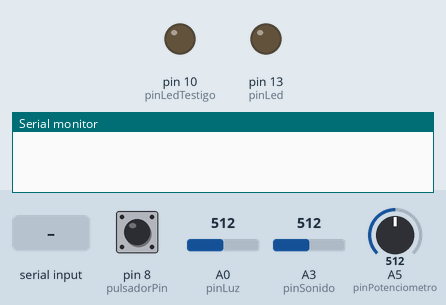
Bench run of a sketch on a simulated Arduino Mega 2560, built with avr-gcc and run on an emulated ATmega2560. Parts: output pins drawn as LEDs (lit = HIGH), the last lines printed to the serial monitor. Inputs (shaded band) come from the test bench; at power-on: pin 8 (pulsadorPin) LOW, A5 (pinPotenciometro) = 512, A0 (pinLuz) = 512, A3 (pinSonido) = 512.

Above: at 1.2 s.
1.3 s: pin 8 (pulsadorPin) pulled HIGH for 0.15 s
2.9 s: A5 (pinPotenciometro) set to 716
At 4.1 s:
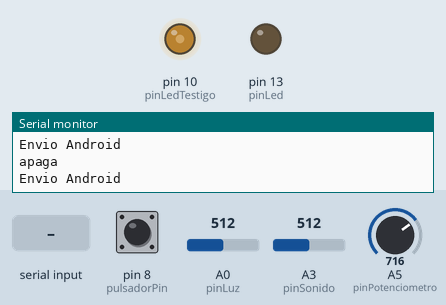
4.4 s: "B" received over the second serial link
5.9 s: A5 (pinPotenciometro) set to 900
At 6.4 s:
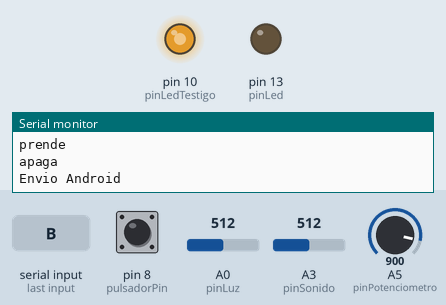
7.4 s: pin 8 (pulsadorPin) pulled HIGH for 1 s
9.9 s: A5 (pinPotenciometro) set to 306
At 10.6 s:
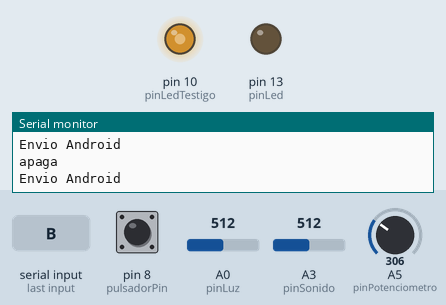
Timing chart, 0 to 12.4 s (numbered marks = the images above; inputs shaded):
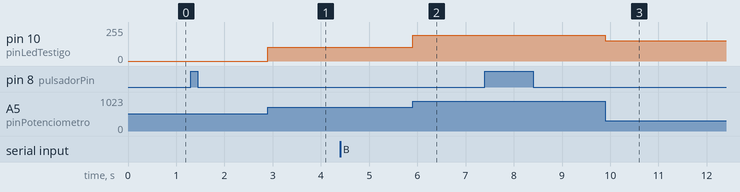

Measured:
- after the input at 2.9 s, pin 10 (pinLedTestigo): 0/255 → 102/255 at once
- after the input at 5.9 s, pin 10 (pinLedTestigo): 102/255 → 194/255 at once
- after the input at 9.9 s, pin 10 (pinLedTestigo): 194/255 → 153/255 at once

The sketch:

LamparaInteligente.ino
```cpp
//--------------------------------------------------------------------------
//------------------  Declaro variables globales ---------------------------
//--------------------------------------------------------------------------

const int diferenciaSonido = 100; // Esto es la diferenciaSonido de sonido que tiene que haber entre el promedio y el valor actual, para que sea considerado aplauso
const int duracionPalmada = 200; // Esto es la duración mínima, en milisegundos, que debe durar una palmada para que sea considerada como tal
const int duracionAplauso = 1500; // Esto es la duración máxima que puede haber entre 2 palmadas, desde el inicio de la primera y el fin de la segunda

int vectorSonido [10]; // A partir de este vector, calculamos el valor promedio de la lectura de sonido
int posicionVectorSonido = 1; // Va a apuntar a una posición del vector anterior
int promedioSonido;
int cantidadPosiciones = 1; // Para saber cuantas posiciones del vectorSonido se han leido (Para cuando no llega a 10)
char input;
unsigned long tiempoInicial;
unsigned long tiempoActual;
unsigned long inicioPalmada = 0; //Si está en 0 es porque no estaba aplaudiendo, cuando se empieza a aplaudir, se toma el tiempo actual
unsigned long inicioPalmada2; //Necesito un backup del último inicio de palmada
unsigned long inicioAplauso;
int cantidadPalmadas = 0; // Cada vez que se chocan las manos debería incrementarse y si llega a 2 debería resetearse
int valorPulsador = 0;
bool ledEncendido = false;

int pinLuz = A0; // selecciona el pin de entrada para el sensor de luz
int pinSonido = A3;   // Entrada para nuestro sensor de sonido
int pinPotenciometro = A5; // Declaramos la variable del potenciómetro
int pulsadorPin = 8;
int pinLed = 13;    // Pin donde estará conectado el led
int pinLedTestigo=10;
int valorSonido = 0;  // variable para almacenar el valor del sensor de sonido
int valorLuz = 0; // variable para almacenar el valor capturado desde el sensor de Luz
int ValorPotenciometro= 0; // variable para almacenar el valor capturado desde el sensor del potenciometro
int aux=0;

int pulsador=0;              //almacena el estado del botón
int estado=0;                //0=led apagado, 1=led encendido
int pulsadorAnt=0;           //almacena el estado anterior del boton
//--------------------------------------------------------------------------
//------------------ Inicia la configuración inicial -----------------------
//--------------------------------------------------------------------------
unsigned long dummy=0;
void setup() {
  // declarar la pinLed como salida:
  pinMode(pinLed, OUTPUT);
  pinMode(pinLedTestigo, OUTPUT);
  pinMode(pulsadorPin, INPUT);
  digitalWrite(pinLed, LOW);
  Serial.begin(19200);
  tiempoInicial = millis(); //tomo el tiempo en que inicia el programa
  vectorSonido [0] = analogRead(pinSonido); // Guardo la primer lectura del sonido en el primer espacio del vector
  promedioSonido = vectorSonido[0]; // También tomo la primer lectura como promedio
  Serial1.begin(9600);//Ver mensaje de Log del bluetooth
}

//--------------------------------------------------------------------------
//--------------------------- Inicia el loop -------------------------------
//--------------------------------------------------------------------------

void loop() {
  leerSensores();
  tiempoActual = millis();
  logicaSonido();
  logicaLuz();
  logicaPotenciometro();
  logicabluetooth();
  logicaPulsador();

}

//--------------------------------------------------------------------------
//--------------------------- Finaliza el loop -----------------------------
//--------------------------------------------------------------------------

void logicaSonido() {
   // Vamos a leer cada medio segundo (500 milisegundos), si pasó el tiempo y leemos, actualizamos el tiempoInicial
   if (tiempoActual - tiempoInicial >= 200) {  //Todo esto si tiene que capturar el sonido
      vectorSonido[posicionVectorSonido] = valorSonido;
      posicionVectorSonido++;
      cantidadPosiciones++;

      if (posicionVectorSonido >= 10) {
         posicionVectorSonido = 0;
         calcularPromedioSonido();
      }

      tiempoInicial = tiempoActual;
   } // Hasta acá si tiene que calcular el sonido

   // Si no estaba dando una palmada y se empezó ahora, tomo el tiempo
   if ( valorSonido - promedioSonido > diferenciaSonido && (tiempoActual - inicioPalmada) >= duracionPalmada) {
       Serial.println("Promedio");
       Serial.println(promedioSonido);
       inicioPalmada = millis();
      //Serial.println(promedioSonido);
      if (cantidadPalmadas == 0)
         inicioAplauso = inicioPalmada; //Tomo el tiempo donde se inició el aplauso
      cantidadPalmadas+=1;
      Serial.println(cantidadPalmadas);
      if (cantidadPalmadas >= 2 ){
         cantidadPalmadas =0;
          Serial.println("++++++++++++++");
          Serial.println(tiempoActual);
          Serial.println(inicioAplauso);
          dummy=tiempoActual-inicioAplauso;
          Serial.println(dummy);
          Serial.println("----------------");
          if (tiempoActual - inicioAplauso <= duracionAplauso) {
            cantidadPalmadas = 0;
            cambiarEstadoLuz();
            enviarAndroid();
            Serial.println("Debio cambiar de estado");
          }
          else {
            // Si el aplauso duró mucho, tomo la segunda palmada como si fuese la primera
            Serial.println("Palmada duro mucho");
            cantidadPalmadas = 1;
            inicioAplauso = inicioPalmada;
          }
      }
   }

}

void calcularPromedioSonido() {
  if (cantidadPosiciones > 10)
    cantidadPosiciones = 10;

  int suma = 0;
  for (int i = 0; i < cantidadPosiciones - 1; i++) {
    suma += vectorSonido[i];
  }
  promedioSonido = suma / cantidadPosiciones;
}

void logicaPotenciometro(){
  analogWrite(pinLedTestigo, ValorPotenciometro / 2); //Valor analogico para la salida
}

void logicaLuz(){
  // Guardamos el valor leido del ADC en una variable
  // El valor leido por el ADC (voltaje) aumenta de manera directamente proporcional
  // con respecto a la luz percibida por el LDR
  valorLuz= analogRead(pinLuz);
  if(valorLuz > 150 && ledEncendido)
  {
    cambiarEstadoLuz();
    enviarAndroid();
  }
}
void leerSensores() {
  valorSonido = analogRead(pinSonido);
  valorLuz = analogRead(pinLuz); //lee el valor del sensor
  ValorPotenciometro = analogRead(pinPotenciometro);
  pulsador = digitalRead(pulsadorPin); //lee si el botón está pulsado
}

void logicabluetooth(){
   //Controlo si tenemos novedades en el bluetooth

   if (Serial1.available()>0) {
      input=char(Serial1.read()) ;

      switch(input){
      case 'A':
         ledEncendido = true;
         Serial.println("Recibio A");
         cambiarEstadoLuz();
         break;
      case 'B':
         ledEncendido = false;
         Serial.println("Recibio B");
         cambiarEstadoLuz();
      break;
         default:
         Serial.println("Orden valida. Introduzca A o B.");
         Serial.println(input);
      }


   }
}

//enviar los valores por el dipositivo android por el modulo Bluetooth
void enviarAndroid()
{Serial.println("Envio Android");
   if (ledEncendido) {
      //Envio el mensaje al BT
      Serial1.write("B");
      Serial1.write("~");
   }
   else{
      Serial1.write("A");
      Serial1.write("~");
   }
}

void logicaPulsador(){

  if((pulsador==HIGH)&&(pulsadorAnt==LOW)){  //si el boton es pulsado y antes no lo estaba
    estado=1-estado;
    //delay(40);               //pausa de 40 ms
    cambiarEstadoLuz();
    enviarAndroid();
  }
  pulsadorAnt=pulsador;      //actualiza el nuevo estado del boton
}
void cambiarEstadoLuz(){

  if (ledEncendido) {
    ledEncendido = false;
    digitalWrite(pinLed, LOW);
    Serial.println("apaga");
  }
  else {
    ledEncendido = true;
    digitalWrite(pinLed, HIGH);
    Serial.println("prende");
  }

}
```
